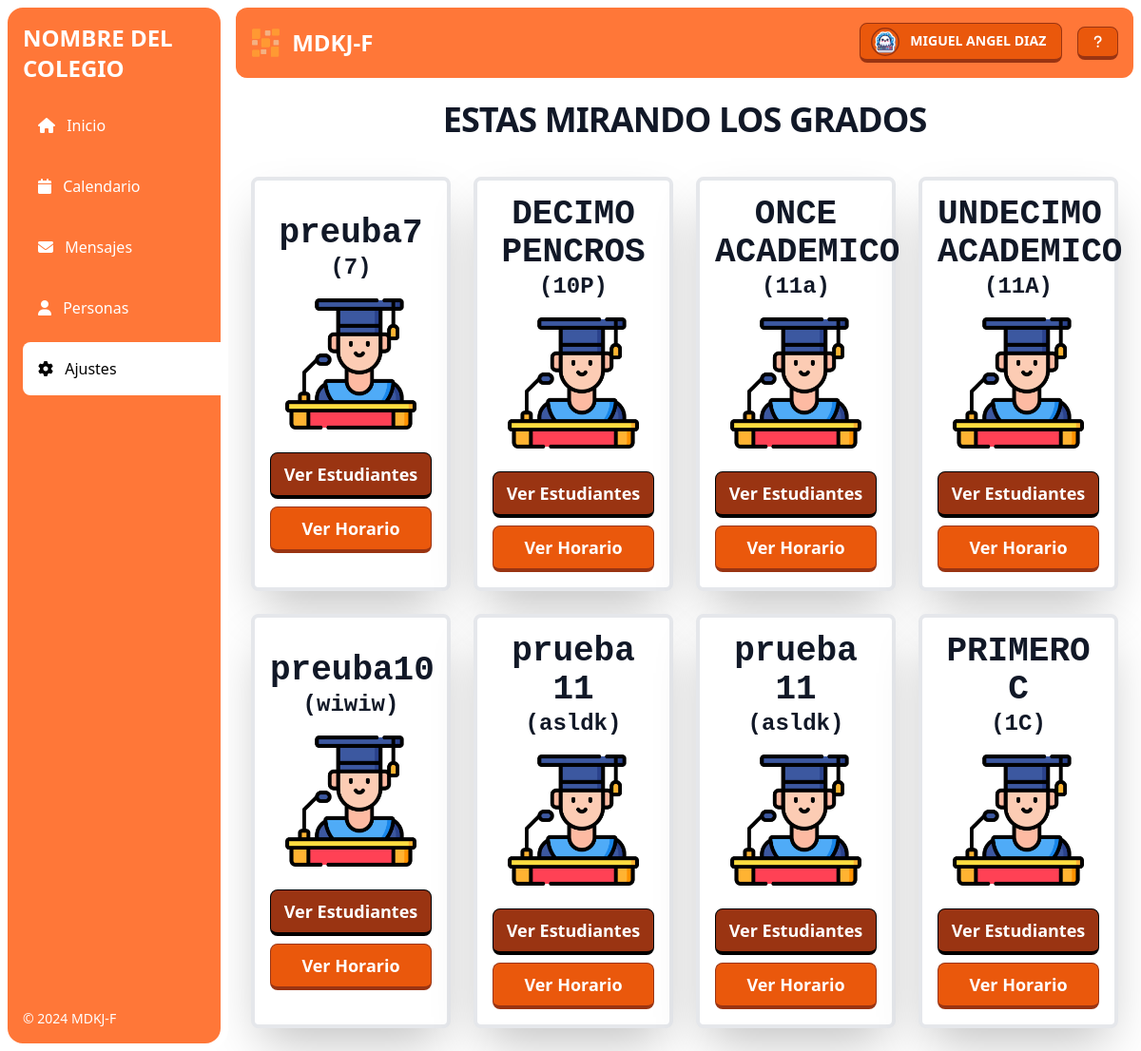
/informacion/grados/mirar/ (signed in), run on the app's committed database.
### users/models.py (models this page shows, shortened)
class CustomUser(AbstractUser):
    tipo_documento = models.CharField(max_length=50,choices=TIPO_DOCUMENTO, default='Sin informacion')
    numero_documento = models.CharField(max_length=20, null=True, blank=True)
    introduccion = models.TextField(null=True, blank=True)

class CustomUserGestor(CustomUser):
    foto = models.ImageField(default='gestores/profile.png', upload_to=user_directory_path_profile_gestor, null=True, blank=True)
    tipo_usuario = models.CharField(max_length=50, choices=TIPO_USUARIO, default='Gestor')
    fecha_creacion = models.DateTimeField(auto_now_add=True)
    sexo = models.CharField(max_length=20, choices=SEXO, default='Sin informacion')
    estado = models.BooleanField(default=True)

### informacion/models.py (models this page shows)
class Grado(models.Model):
    grado_nom = models.TextField()
    grado_num = models.TextField()
    descripcion = models.TextField()
    estado = models.BooleanField(default=True)
    created_on = models.DateTimeField(default=timezone.now)
    author = models.ForeignKey(User, on_delete=models.CASCADE, related_name='creador_grado')
    horario_partes = models.ForeignKey(Horarios_Partes, on_delete=models.SET_NULL, blank=True, null=True)
    materias = models.ManyToManyField(Materias, blank=True, related_name='materias_grado')
    def __str__(self):
        return self.grado_nom + "(" + self.grado_num + ")"

### informacion/views.py (the view)
# urls.py: path('grados/mirar/', VerGrados.as_view(), name='MirarGrados'),
class VerGrados(View):
    def get(self, request, *args, **kwargs):
        grados = Grado.objects.all()
        print(grados)
        vista = 'gestor'
        abierto='ajustes'
        context = {
            'grados': grados,
            'vista': vista,
            'abierto':abierto,
        }
        return render(request, 'informacion/grados/ver_grados.html', context)

### templates/informacion/grados/ver_grados.html (shortened to what this page needs)
<head>
</head>
{% extends 'base.html' %}
{% block content %}
{% load static %}
<div class="mx-auto max-w-screen-sm text-center">
    <h2 class="lg:py-2  text-4xl tracking-tight font-bold text-gray-900 mb-8 zoom-4">ESTAS MIRANDO LOS GRADOS</h2>
</div>
<div class="grid gap-6 mb-6 lg:mb-4 md:grid-cols-3 lg:grid-cols-4">
{% for grado in grados %}
<div class="items-center bg-white border-4 border-gray-200 rounded-lg sm:flex p-4 block shadow-2xl hover:scale-105 duration-300 ease-in-out">
    <div class="block w-full">
        <h5 class="font-mono font-bold text-gray-900 text-4xl text-center">{{grado.grado_nom}}</h5>
        <h6 class="font-mono font-bold text-gray-900 text-2xl text-center">({{grado.grado_num}})</h6>
        <img class="w-full p-4" src="{% static 'img/informacion/habla.png' %}" alt="Alumno">
        <div class="mt-2 flex">
            <a type="button" href="{% url 'VerEstudiantesGrado' grado.pk %}" class="myButton font-semibold text-white px-2 rounded-lg bg-orange-800 border-l border-r border-t border-4 border-black hover:scale-105 transition duration-300 ease-in-out focus:border focus:mt-1 w-full py-2 text-center text-lg block">Ver Estudiantes</a>
        </div>
        <div class="mt-2 flex">
            <a type="button" href="{% url 'MirarGradoHorario' grado.pk %}" class="myButton font-semibold text-white px-2 rounded-lg bg-orange-600 border-l border-r border-t border-4 border-orange-800 hover:scale-105 transition duration-300 ease-in-out focus:border focus:mt-1 w-full py-2 text-center text-lg block">Ver Horario</a>
        </div>
    </div>
</div>
{% endfor %}
</div>
{% endblock content %}

### templates/aside/aside_gestor.html (shortened to what this page needs)
{% load static %}
    <div class="w-full bg-[#ff7738] rounded-xl bg-no-repeat">
      <div class="max-w-screen-xl flex flex-wrap items-center justify-between mx-auto p-4">
        <div class="flex items-center justify-center w-full mb-4 lg:mb-0 lg:w-auto">
          <a href="#" class="flex items-center">
              <img src="{% static 'img/logo.png' %}" class="h-8 mr-3" alt="MDKJ-F" />
              <span class="self-center text-2xl font-semibold whitespace-nowrap text-white">MDKJ-F</span>
          </a>
      </div>
      <div class="flex flex-wrap items-center justify-between w-full lg:w-auto">
      <div class="flex items-center mr-4">
        <div>
            <button type="button"  id="user-menu-button"
            class="myButton block py-2 font-semibold text-sm text-white px-4 rounded-lg bg-orange-600 border-l border-r border-t border-4 border-orange-800 transition duration-300 ease-in-out focus:border focus:mt-1">
              <img class="w-5 h-5 scale-150 rounded-full border border-orange-800 inline-block mr-4" src="{{ request.user.customusergestor.foto.url }}" alt="user photo">{{ request.user.customusergestor.first_name }} {{ request.user.customusergestor.last_name }}
            </button>
          </div>
        </div>
          <button
            type="button"
            class="hidden lg:flex items-center myButton p-2 font-semibold text-sm text-white px-4 rounded-lg bg-orange-600 border-l border-r border-t border-4 border-orange-800 hover:scale-105 transition duration-300 ease-in-out focus:border focus:mt-1">
            <i class="fas fa-question text-md"></i>
          </button>
      </div>
      </div>
    </div>

### data on the page
CustomUser: user.customusergestor.foto (placeholder picture), user.customusergestor.first_name "MIGUEL ANGEL", user.customusergestor.last_name "DIAZ"
Grado: grado_nom "preuba7", grado_num "7"
Grado: grado_nom "DECIMO PENCROS", grado_num "10P"
Grado: grado_nom "ONCE ACADEMICO", grado_num "11a"
Grado: grado_nom "UNDECIMO ACADEMICO", grado_num "11A"
Grado: grado_nom "preuba10", grado_num "wiwiw"
Grado: grado_nom "prueba 11", grado_num "asldk"
Grado: grado_nom "prueba 11", grado_num "asldk"
Grado: grado_nom "PRIMERO C", grado_num "1C"
